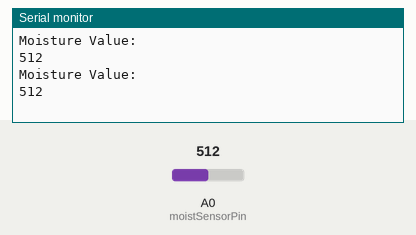
Recording of a sketch running on a simulated Arduino Uno, built with avr-gcc and run on an emulated ATmega328P. On the bench: the last lines printed to the serial monitor. The test bench sets the inputs (shaded band); at power-on: A0 (moistSensorPin) = 512.

Above: at 5.8 s.
5.9 s: A0 (moistSensorPin) set to 716
At 10.6 s:
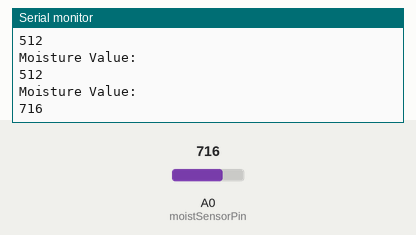
11.9 s: A0 (moistSensorPin) set to 900
At 15.6 s:
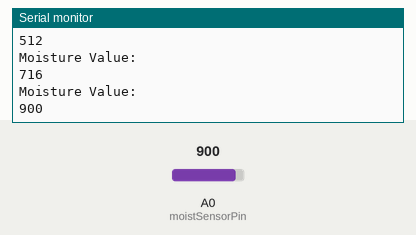
Timing chart, 0 to 17.1 s (numbered marks = the images above; inputs shaded):
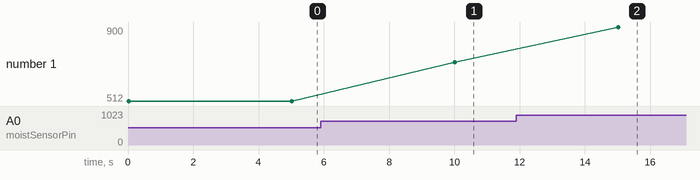

The sketch:

Calibrate-Moist.ino
```cpp
/*
Script for the calibration of Soil Moisture Sensor
Last modified: 01/07/2025
Working with Arduino Uno R4 wifi
Sensors used: Custom Soil Moisture sensor made out of lead from a pencil.
Any resistive soil moisture sensor can be used. Before the lead pencil one
I used one from aliexpress:
https://www.aliexpress.com/item/1005006344637182.html
*/

#define moistSensorPin A0 // Pin for moisture sensor

/*
 * Soil Moisture Sensor:
 * ----------------------

 * Output of sensor is either 0 (water) or 1023 (air) by theory.
 *
 * Must be calibrated with this script to be able to read extreme conditions
 * and validate that 0 is water and 1023 is air.
 *
 * Calibration with small pot with soil
 *
 * 280 = full in water
 * 1021 = full in empty air

*/


// Setting up the script
void setup()
{
    Serial.begin(9600);
}

// Recurrent loop of the script
void loop()
{
    // Variable to store ADC value
    // ADC varies based on voltage( 0 to 1023 )
    int moistureLevel;
    // analogRead function returns the integer 10 bit integer (0 to 1023)
    // Read pin A0 where moisture sensor is connected
    moistureLevel = analogRead(moistSensorPin);

    // Print text in serial monitor
    Serial.println("Moisture Value: ");
    // Print analog value in serial monitor
    Serial.println(moistureLevel);
    //Set a delay of 2 seconds to space the reading
    delay(5000);
}
```

Measured:
- after the input at 5.9 s, the serial monitor: prints a new line after 4.1 s (image 1)
- after the input at 11.9 s, the serial monitor: prints a new line after 3.1 s (image 2)
- plotted number 1: 512 → 716 after the input at 5.9 s, 716 → 900 after the input at 11.9 s
